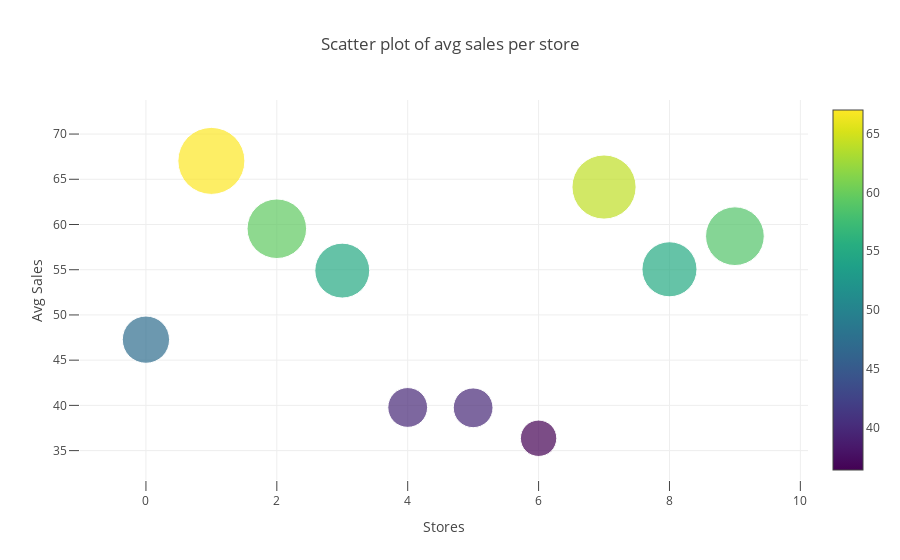

Notebook cell for this chart:
### Code cell
# Scatter plot of average sales per store
sales_store_data = go.Scatter(
    y = sales_across_store_df.avg_sale.values,
    mode='markers',
    marker=dict(
        size = sales_across_store_df.avg_sale.values,
        color = sales_across_store_df.avg_sale.values,
        colorscale='Viridis',
        showscale=True
    ),
    text = sales_across_store_df.index.values
)
data = [sales_store_data]

sales_store_layout = go.Layout(
    autosize= True,
    title= 'Scatter plot of avg sales per store',
    hovermode= 'closest',
    xaxis= dict(
        title= 'Stores',
        ticklen= 10,
        zeroline= False,
        gridwidth= 1,
    ),
    yaxis=dict(
        title= 'Avg Sales',
        ticklen= 10,
        zeroline= False,
        gridwidth= 1,
    ),
    showlegend= False
)
fig = go.Figure(data=data, layout=sales_store_layout)
py.iplot(fig,filename='scatter_sales_store')

### Figure 1 — Plotly figure (JSON) as saved in the notebook; plotly's stock layout.template omitted (floating-point values rounded to 4 significant figures)
{"data": [{"marker": {"color": [47.27, 67.03, 59.53, 54.9, 39.77, 39.73, 36.36, 64.14, 55.05, 58.71], "colorscale": "Viridis", "showscale": true, "size": [47.27, 67.03, 59.53, 54.9, 39.77, 39.73, 36.36, 64.14, 55.05, 58.71]}, "mode": "markers", "text": ["1", "2", "3", "4", "5", "6", "7", "8", "9", "10"], "type": "scatter", "uid": "96d5e542-dee3-11e8-88c8-787b8ab3b14d", "y": [47.27, 67.03, 59.53, 54.9, 39.77, 39.73, 36.36, 64.14, 55.05, 58.71]}], "layout": {"autosize": true, "hovermode": "closest", "showlegend": false, "title": "Scatter plot of avg sales per store", "xaxis": {"gridwidth": 1, "ticklen": 10, "title": "Stores", "zeroline": false}, "yaxis": {"gridwidth": 1, "ticklen": 10, "title": "Avg Sales", "zeroline": false}}}
